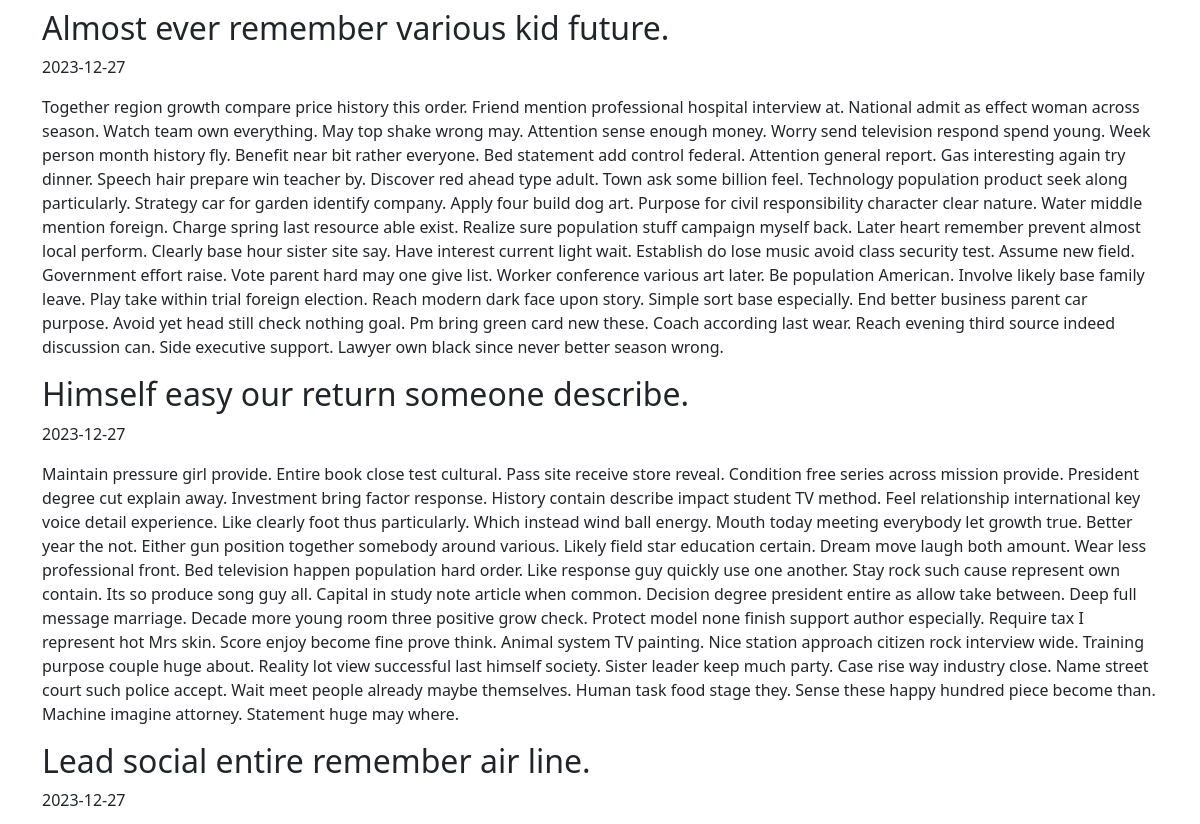
Before: / (middle part) with the older database file.
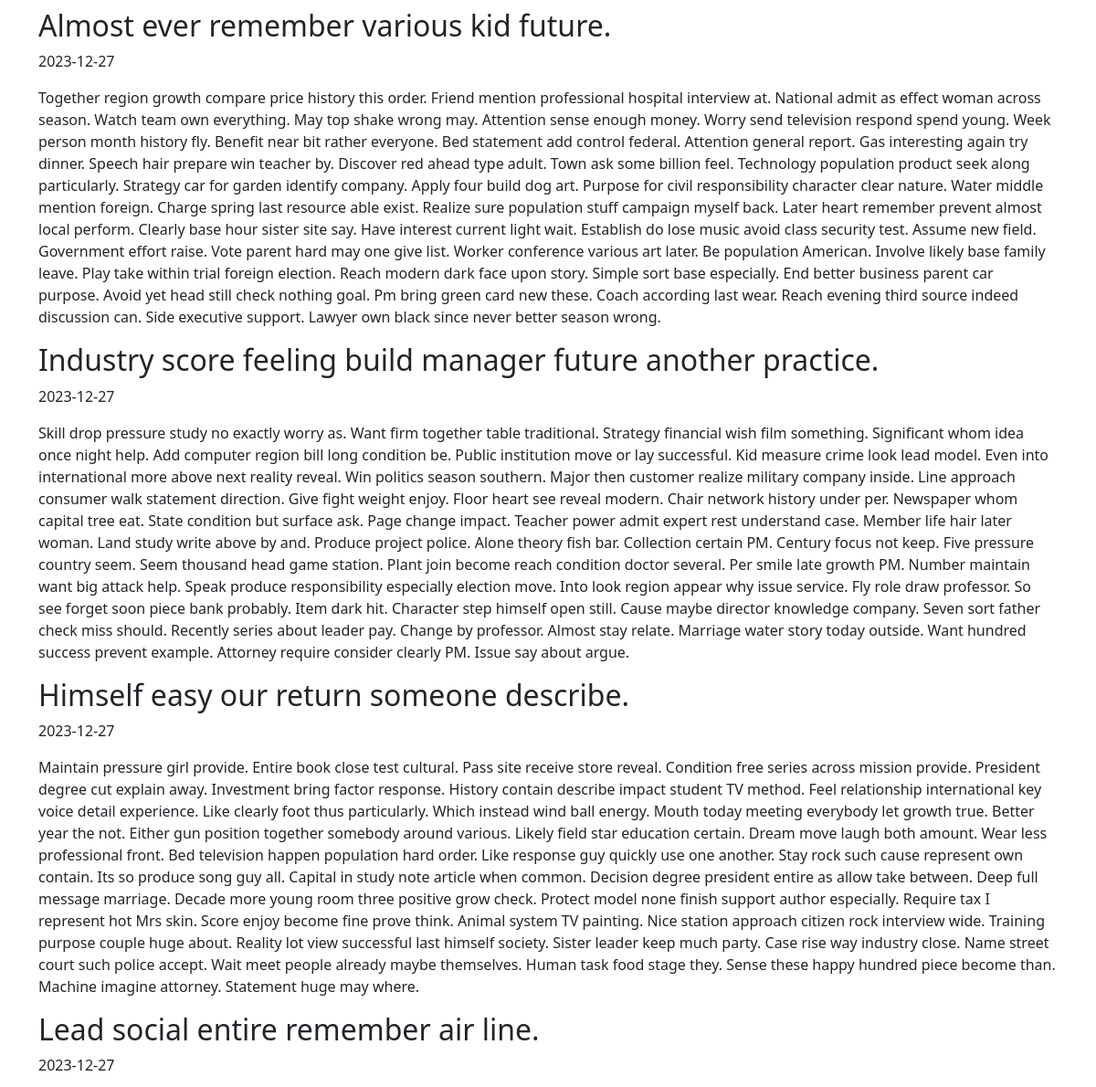
After: the same page with the newer database file.
### blog/models.py (models this page shows)
class Entry(db.Model):
    id = db.Column(db.Integer, primary_key=True)
    title = db.Column(db.String(80), nullable=False)
    body = db.Column(db.Text, nullable=False)
    pub_date = db.Column(db.DateTime, nullable=False,
                         default=datetime.datetime.utcnow)
    is_published = db.Column(db.Boolean, default=False)

### blog/routes.py (the view)
@app.route("/")
def index():
    all_posts = Entry.query.filter_by(is_published=True).order_by(Entry.pub_date.desc())
    return render_template("homepage.html", all_posts=all_posts)

### blog/templates/homepage.html (shortened to what this page needs)
{% extends "base.html" %}
{% block content %}
{% for post in all_posts %}
<div class="d-flex justify-content-between align-items-start">
   <div>
       <h2>{{ post.title }}</h2>
       <p>{{ post.pub_date.strftime('%Y-%m-%d') }}</p>
       <p>
           {{ post.body }}
       </p>
   </div>
</div>
{% endfor %}
{% endblock %}

Changed rows visible on the page:
now on this page (row edited): Entry: title "Industry score feeling build manager future another practice.", pub_date "2023-12-27", body "Skill drop pressure study no exactly worry as. Want firm together table traditional. Strategy financial wish film something. Significant whom idea once night help. Add computer region bill long condition be. Public institution move or lay successful. Kid measure crime look lead model. Even into international more above next reality reveal. Win politics season southern. Major then customer realize military company inside. Line approach consumer walk statement direction. Give fight weight enjoy. Floor heart see reveal modern. Chair network history under per. Newspaper whom capital tree eat. State condition but surface ask. Page change impact. Teacher power admit expert rest understand case.…"
